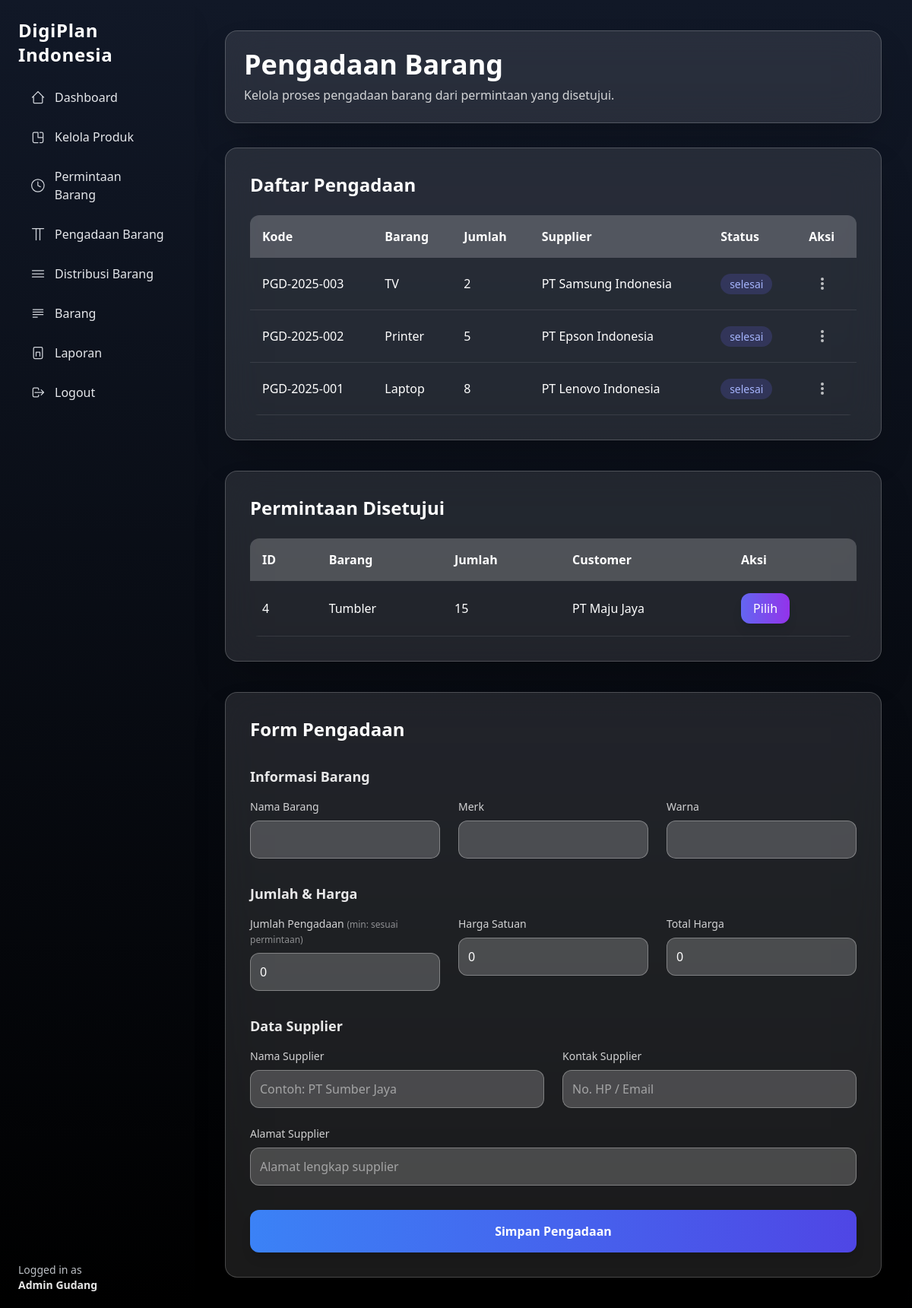
/admin/procurement.php (signed in), run on the app's committed database.
### tables this page shows
CREATE TABLE pengadaan_barang (
  id INT AUTO_INCREMENT PRIMARY KEY,
  kode_pengadaan VARCHAR(50) UNIQUE,
  permintaan_id INT NOT NULL,
  admin_id INT NOT NULL,
  barang_id INT DEFAULT NULL,

  nama_barang VARCHAR(100),
  merk VARCHAR(100),
  warna VARCHAR(100),
  jumlah INT,

  supplier VARCHAR(150),
  kontak_supplier VARCHAR(100),
  alamat_supplier VARCHAR(255),

  harga_satuan DECIMAL(15,2),
  harga_total DECIMAL(15,2),

  status_pengadaan ENUM('diproses','selesai','dibatalkan'),
  tanggal_pengadaan DATE,

  created_at TIMESTAMP DEFAULT CURRENT_TIMESTAMP,
  deleted_at DATETIME DEFAULT NULL,

  FOREIGN KEY (permintaan_id) REFERENCES permintaan_barang(id),
  FOREIGN KEY (admin_id) REFERENCES users(id),
  FOREIGN KEY (barang_id) REFERENCES barang(id)
    ON DELETE SET NULL
);

CREATE TABLE permintaan_barang (
  id INT AUTO_INCREMENT PRIMARY KEY,
  kode_permintaan VARCHAR(50) UNIQUE,
  user_id INT,
  nama_barang VARCHAR(100),
  merk VARCHAR(100),
  warna VARCHAR(100),
  jumlah INT,
  status ENUM(
    'diajukan','ditolak','dibatalkan',
    'disetujui','dalam_pengadaan',
    'siap_distribusi','selesai'
  ),
  admin_id INT,
  tanggal_verifikasi DATETIME,
  catatan_admin TEXT,
  created_at TIMESTAMP DEFAULT CURRENT_TIMESTAMP,
  deleted_at DATETIME DEFAULT NULL,
  FOREIGN KEY (user_id) REFERENCES users(id),
  FOREIGN KEY (admin_id) REFERENCES users(id)
);

CREATE TABLE users (
  id INT AUTO_INCREMENT PRIMARY KEY,
  name VARCHAR(100),
  email VARCHAR(100) UNIQUE,
  password VARCHAR(255),
  role_id INT,
  created_at TIMESTAMP DEFAULT CURRENT_TIMESTAMP,
  deleted_at DATETIME DEFAULT NULL,
  FOREIGN KEY (role_id) REFERENCES roles(id)
);

### admin/procurement.php (the view, shortened to what this page needs)
<?php
require '../include/conn.php';
$permintaan = $conn->query("
  SELECT
    pb.*,
    u.name AS user_name
  FROM permintaan_barang pb
  JOIN users u ON pb.user_id = u.id
  LEFT JOIN pengadaan_barang pg ON pg.permintaan_id = pb.id
  WHERE pb.status = 'disetujui'
    AND pg.id IS NULL
  ORDER BY pb.id DESC
");
$pengadaan_list = $conn->query("
  SELECT
    pg.*,
    u.name AS customer
  FROM pengadaan_barang pg
  JOIN permintaan_barang pb ON pg.permintaan_id = pb.id
  JOIN users u ON pb.user_id = u.id
  ORDER BY pg.id DESC
");
?>
<!DOCTYPE html>
<html lang="id">
<head>
  <script src="https://cdn.tailwindcss.com"></script>
</head>
<body class="bg-gradient-to-b from-gray-900 to-black text-white">
  <div class="flex min-h-screen">
    <?php include '../include/layouts/sidebar-admin.php'; ?>
    <main class="ml-64 p-10 w-full flex-1" x-data="procurement()">
      <div class="max-w-7xl mx-auto">
        <div class="backdrop-blur-xl bg-white/10 border border-white/20 p-6 rounded-2xl shadow-2xl mb-8">
          <h1 class="text-4xl font-bold mb-2">Pengadaan Barang</h1>
          <p class="text-white/80">Kelola proses pengadaan barang dari permintaan yang disetujui.</p>
        </div>
        <div class="backdrop-blur-xl bg-white/10 border border-white/20 p-8 rounded-2xl shadow-2xl mb-10">
          <h2 class="text-2xl font-semibold mb-6">Daftar Pengadaan</h2>
          <div class="overflow-x-auto">
            <table class="w-full border-collapse rounded-xl overflow-hidden">
              <thead class="bg-white/20">
                <tr>
                  <th class="p-4 text-left">Kode</th>
                  <th class="p-4 text-left">Barang</th>
                  <th class="p-4 text-left">Jumlah</th>
                  <th class="p-4 text-left">Supplier</th>
                  <th class="p-4 text-left">Status</th>
                  <th class="p-4 text-left">Aksi</th>
                </tr>
              </thead>
              <tbody>
                <?php while ($pg = $pengadaan_list->fetch_assoc()): ?>
                  <tr class="border-b border-white/10 hover:bg-white/5 transition">
                    <td class="p-4 font-medium"><?= $pg['kode_pengadaan'] ?></td>
                    <td class="p-4"><?= $pg['nama_barang'] ?></td>
                    <td class="p-4"><?= $pg['jumlah'] ?></td>
                    <td class="p-4"><?= $pg['supplier'] ?></td>
                    <td class="p-4">
                      <span class="px-3 py-1 rounded-full text-sm bg-indigo-500/20 text-indigo-300">
                        <?= $pg['status_pengadaan'] ?>
                      </span>
                    </td>
                    <td class="p-4 relative">
                      <button onclick="toggleDropdown(<?= $pg['id']; ?>, event)"
                        class="text-white/70 hover:text-white p-2 rounded-lg hover:bg-white/10 transition-colors duration-200">
                        <svg class="w-5 h-5" fill="currentColor" viewBox="0 0 20 20">
                          <path d="M10 6a2 2 0 110-4 2 2 0 010 4z
               M10 12a2 2 0 110-4 2 2 0 010 4z
               M10 18a2 2 0 110-4 2 2 0 010 4z"></path>
                        </svg>
                      </button>
                    </td>
                  </tr>
                <?php endwhile; ?>
              </tbody>
            </table>
          </div>
        </div>
        <div class="backdrop-blur-xl bg-white/10 border border-white/20 p-8 rounded-2xl shadow-2xl mb-10">
          <h2 class="text-2xl font-semibold mb-6">Permintaan Disetujui</h2>
          <div class="overflow-x-auto">
            <table class="w-full border-collapse rounded-xl overflow-hidden">
              <thead class="bg-white/20">
                <tr>
                  <th class="p-4 text-left">ID</th>
                  <th class="p-4 text-left">Barang</th>
                  <th class="p-4 text-left">Jumlah</th>
                  <th class="p-4 text-left">Customer</th>
                  <th class="p-4 text-left">Aksi</th>
                </tr>
              </thead>
              <tbody>
                <?php while ($p = $permintaan->fetch_assoc()): ?>
                  <tr class="border-b border-white/10 hover:bg-white/5 transition">
                    <td class="p-4"><?= $p['id'] ?></td>
                    <td class="p-4"><?= $p['nama_barang'] ?></td>
                    <td class="p-4"><?= $p['jumlah'] ?></td>
                    <td class="p-4"><?= $p['user_name'] ?></td>
                    <td class="p-4">
                      <button
                        @click='pilihPermintaan(<?= json_encode($p) ?>)'
                        class="px-4 py-2 bg-gradient-to-r from-indigo-500 to-purple-600 hover:from-indigo-600 hover:to-purple-700 rounded-xl shadow-lg transform hover:scale-105 transition">
                        Pilih
                      </button>
                    </td>
                  </tr>
                <?php endwhile; ?>
              </tbody>
            </table>
          </div>
        </div>
        <div class="backdrop-blur-xl bg-white/10 border border-white/20 p-8 rounded-2xl shadow-2xl">
          <h2 class="text-2xl font-semibold text-white mb-6">Form Pengadaan</h2>
          <form action="procurement-func.php" method="POST" class="space-y-8">
            <div>
              <h3 class="text-lg font-semibold text-white/90 mb-4">Informasi Barang</h3>
              <div class="grid grid-cols-1 md:grid-cols-3 gap-6">
                <div>
                  <label class="block text-sm text-white/80 mb-2">Nama Barang</label>
                  <input readonly name="nama_barang" :value="form.nama_barang"
                    class="w-full p-3 bg-white/20 border border-white/30 rounded-xl text-white">
                </div>
                <div>
                  <label class="block text-sm text-white/80 mb-2">Merk</label>
                  <input readonly name="merk" :value="form.merk"
                    class="w-full p-3 bg-white/20 border border-white/30 rounded-xl text-white">
                </div>
                <div>
                  <label class="block text-sm text-white/80 mb-2">Warna</label>
                  <input readonly name="warna" :value="form.warna"
                    class="w-full p-3 bg-white/20 border border-white/30 rounded-xl text-white">
                </div>
              </div>
            </div>
            <div>
              <h3 class="text-lg font-semibold text-white/90 mb-4">Jumlah & Harga</h3>
              <div class="grid grid-cols-1 md:grid-cols-3 gap-6">
                <div>
                  <label class="block text-sm text-white/80 mb-2">
                    Jumlah Pengadaan
                    <span class="text-xs text-white/50">(min: sesuai permintaan)</span>
                  </label>
                  <input type="number" name="jumlah" x-model="form.jumlah" :min="form.min_jumlah"
                    class="w-full p-3 bg-white/20 border border-white/30 rounded-xl text-white">
                </div>
                <div>
                  <label class="block text-sm text-white/80 mb-2">Harga Satuan</label>
                  <input type="number" name="harga_satuan" x-model="form.harga_satuan" @input="hitungTotal"
                    class="w-full p-3 bg-white/20 border border-white/30 rounded-xl text-white">
                </div>
                <div>
                  <label class="block text-sm text-white/80 mb-2">Total Harga</label>
                  <input readonly name="harga_total" :value="form.harga_total"
                    class="w-full p-3 bg-white/20 border border-white/30 rounded-xl text-white">
                </div>
              </div>
            </div>
            <div>
              <h3 class="text-lg font-semibold text-white/90 mb-4">Data Supplier</h3>
              <div class="grid grid-cols-1 md:grid-cols-2 gap-6">
                <div>
                  <label class="block text-sm text-white/80 mb-2">Nama Supplier</label>
                  <input name="supplier"
                    placeholder="Contoh: PT Sumber Jaya"
                    class="w-full p-3 bg-white/20 border border-white/30 rounded-xl text-white placeholder-white/50">
                </div>
                <div>
                  <label class="block text-sm text-white/80 mb-2">Kontak Supplier</label>
                  <input name="kontak_supplier"
                    placeholder="No. HP / Email"
                    class="w-full p-3 bg-white/20 border border-white/30 rounded-xl text-white placeholder-white/50">
                </div>
              </div>
              <div class="mt-6">
                <label class="block text-sm text-white/80 mb-2">Alamat Supplier</label>
                <input name="alamat_supplier"
                  placeholder="Alamat lengkap supplier"
                  class="w-full p-3 bg-white/20 border border-white/30 rounded-xl text-white placeholder-white/50">
              </div>
            </div>
            <button
              class="w-full px-6 py-4 bg-gradient-to-r from-blue-500 to-indigo-600 hover:from-blue-600 hover:to-indigo-700 rounded-xl shadow-lg transform hover:scale-105 transition font-semibold text-white">
              Simpan Pengadaan
            </button>
          </form>
        </div>
      </div>
    </main>
  </div>
</body>
</html>

### data on the page
pengadaan_barang: kode_pengadaan "PGD-2025-003", nama_barang "TV", jumlah "2", supplier "PT Samsung Indonesia", status_pengadaan "selesai"
pengadaan_barang: kode_pengadaan "PGD-2025-002", nama_barang "Printer", jumlah "5", supplier "PT Epson Indonesia", status_pengadaan "selesai"
pengadaan_barang: kode_pengadaan "PGD-2025-001", nama_barang "Laptop", jumlah "8", supplier "PT Lenovo Indonesia", status_pengadaan "selesai"
permintaan_barang: id "4", nama_barang "Tumbler", jumlah "15", user.name "PT Maju Jaya"

### other printed values
$_SESSION['name'] "Admin Gudang"
